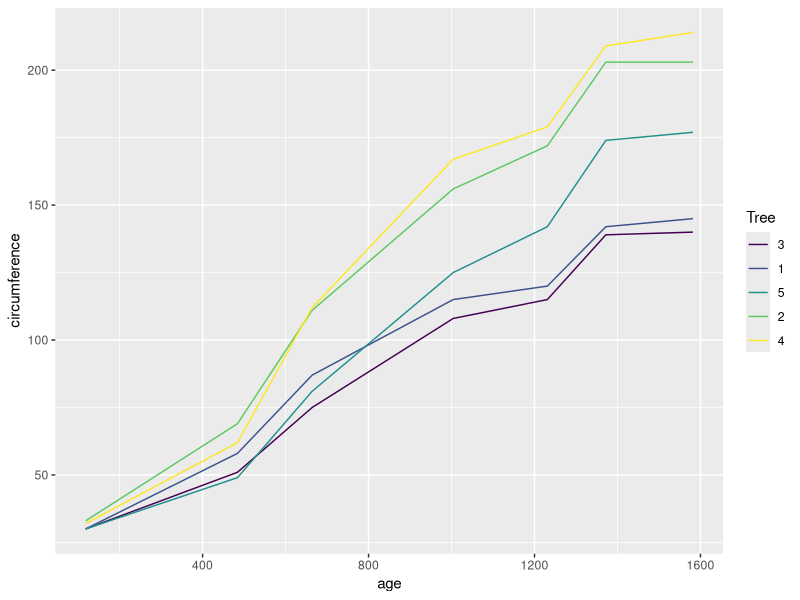
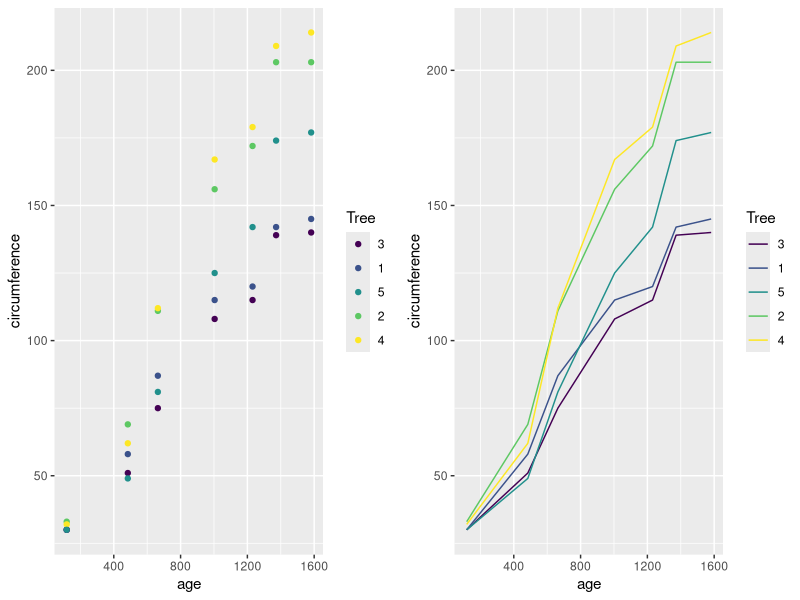
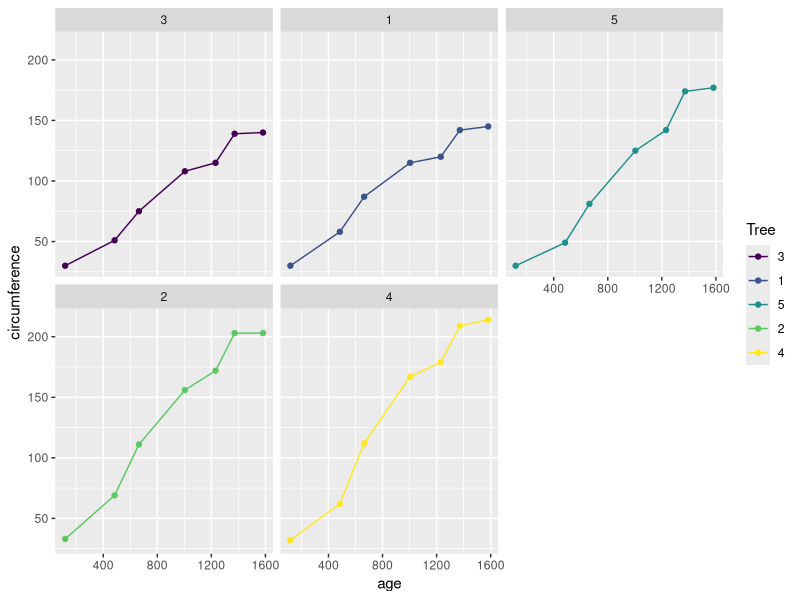

Write R code to recreate these figures, in order.
## ---- chunk 1
library(ggplot2)
## ---- chunk 2
ggplot(Orange, aes(age, circumference, color = Tree))+
  geom_line()
## ---- chunk 3
library(cowplot)
g1 <- ggplot(Orange, aes(age, circumference, color = Tree))+
  geom_point()
g2 <- ggplot(Orange, aes(age, circumference, color = Tree))+
  geom_line()

plot_grid(g1,g2)
## ---- chunk 4
ggplot(Orange, aes(age, circumference, color = Tree))+
  geom_point()+
  geom_line()+
  facet_wrap(~Tree)
